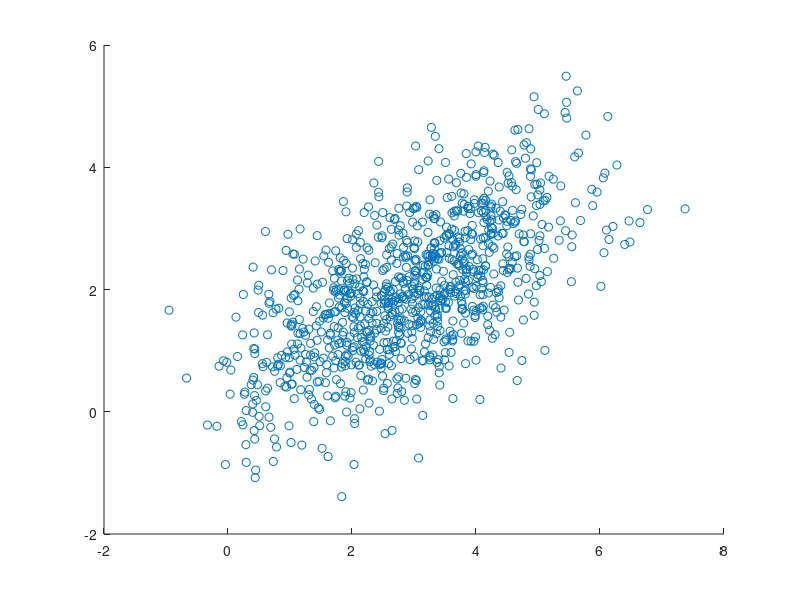
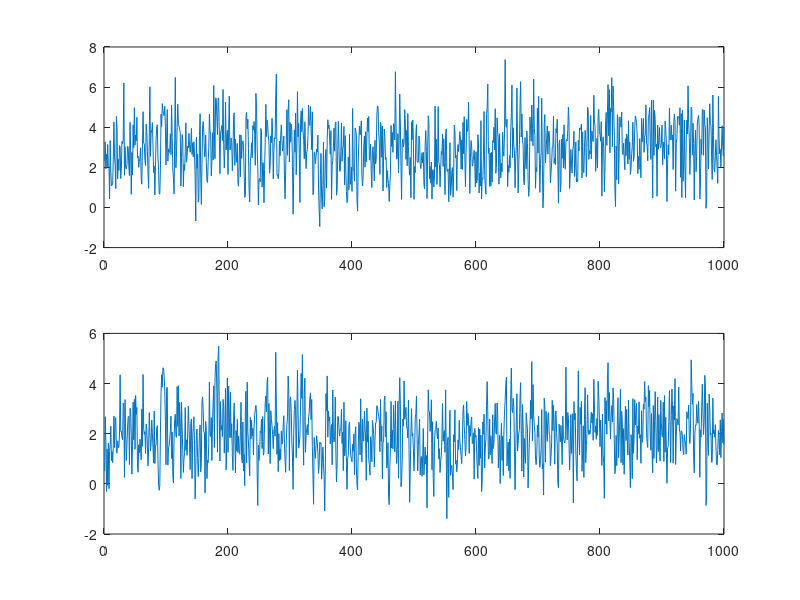
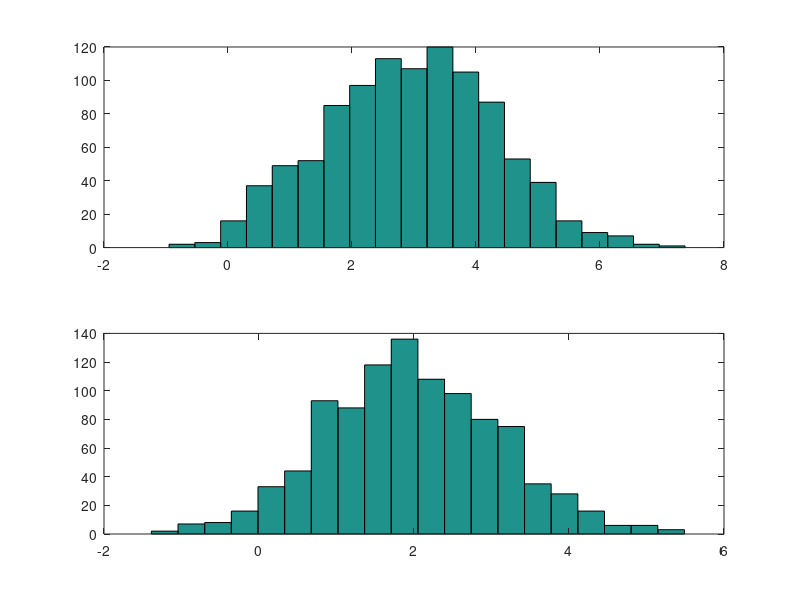
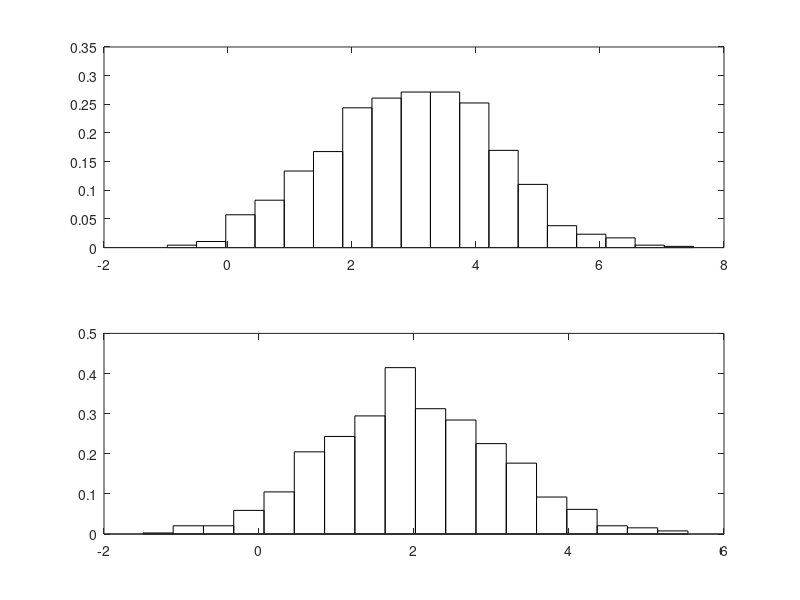

The MATLAB script that drew these images, in order:
% Parameters
mus = [3 ; 2];
sigmas = [1.5 0.6 ; 0.6 1];
rho = sigmas(2)/(sqrt(sigmas(1)) * sqrt(sigmas(4)));

sigma1 = 1.5;
sigma2 = 1;
n = 1000;
xgibbs = zeros(n,2);							
y = [3;2];				% This is the mean.
sig = sqrt(1-rho^2);								
% Initial point.
xgibbs(1,:) = [mus(1) + sigma1*randn(1), mus(2) + sigma2*randn(1)];
% Start the chain.
for i = 2:n
   mu = y(1) + rho*(xgibbs(i-1,2)-y(2));
   xgibbs(i,1) = mu + sigma1*sig*randn(1); 
   mu = y(2) + rho*(xgibbs(i,1) - y(1));
   xgibbs(i,2) = mu + sigma2*sig*randn(1);
end

MCx = xgibbs(:,1);
MCy = xgibbs(:,2);

figure(1)
scatter(MCx,MCy)
 
figure(2)
subplot(211)
plot(MCx)
subplot(212)
plot(MCy)

figure(3)
subplot(211)
hist(MCx, 20);
subplot(212)
hist(MCy, 20);

mean([MCx MCy])
std([MCx MCy])
kurtosis([MCx MCy])


figure(4)
nn = length(MCx);
 
%h = .1;
h = 3.5 * std(MCx) * nn^(-1/3);
t0 = min(MCx)-0.5;
tm = max(MCx)+0.5;
bins = t0:h:tm;
vk = histc(MCx,bins);
vk(end) = [];
fhat = vk/(nn*h);
 
tm = max(bins);
bc = (t0+h/2):h:(tm-h/2);
subplot(211)
bar(bc,fhat,1,'w')
 

 
 
subplot(212)
nn = length(MCy);
 
%h = .1;
h = 3.5 * std(MCy) * nn^(-1/3);
t0 = min(MCy)-0.5;
tm = max(MCy)+0.5;
bins = t0:h:tm;
vk = histc(MCy,bins);
vk(end) = [];
fhat = vk/(nn*h);
 
tm = max(bins);
bc = (t0+h/2):h:(tm-h/2);
bar(bc,fhat,1,'w')
 
